Frame 1 (no input): blank canvas, image omitted
Frame 60 (the mouse pressed at the canvas centre just before this capture): blank canvas, image omitted
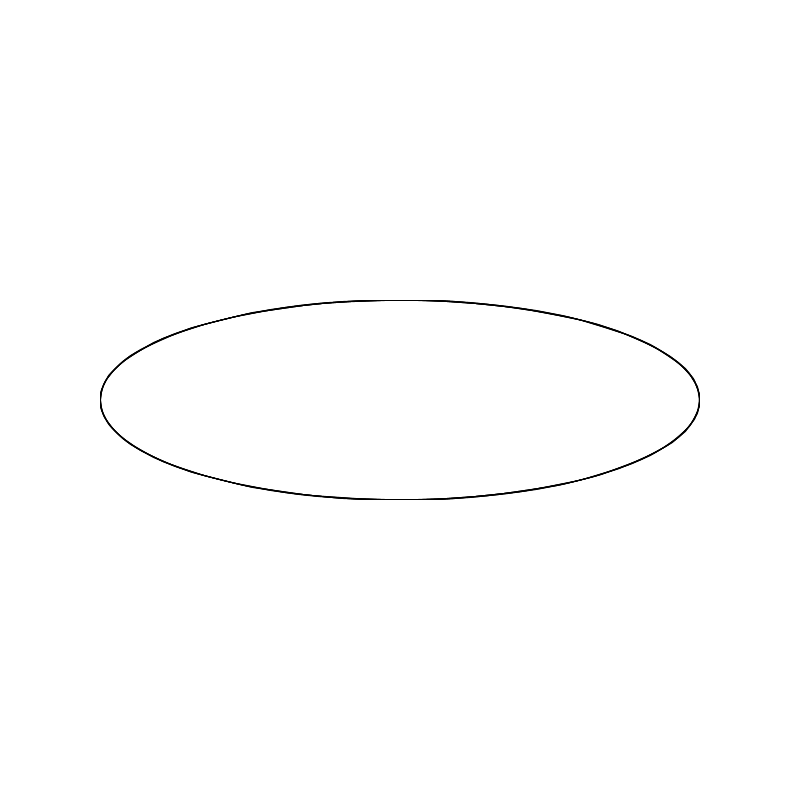
Frame 120 (the mouse held since frame 60 and released just before this capture)

The Processing sketch whose frames 1 and 60 were blank and that drew this single picture after the mouse press (run headless with seeded random() and noise(); from frame 60 on, the mouse is pressed at the canvas centre):

// Processing sketch: Spirograph
// ── Spirograph.pde
float R = width*4;
float l = 0.5;
float k = 0.3;
float t = 0;
float x, y;
int iterations = 10000;
float res = 0.1;

ArrayList<PVector> points;

void setup() {
  size(800, 800);
  points = new ArrayList<PVector>();
}

void draw() {
  background(255);

  if (pmouseX != mouseX || pmouseY != mouseY) {
    k = map(mouseX, 0, width, 0, 1);
    l = map(mouseY, 0, height, 0, 1);
    
    points.clear();
    PVector first = new PVector(1-k + l*k, 0).mult(R);
    int i;
    for (i = 1; i < iterations; i++) {
      t = i * res;
      x = R*((1-k)*cos(t) + l*k*cos((t-t*k)/k));
      y = R*((1-k)*sin(t) - l*k*sin((t-t*k)/k));
      if (abs(first.x - x) < 1 && abs(first.y - y) < 1)
        break;
      points.add(new PVector(x, y));
    }
  }

  translate(width/2, height/2);

  PVector prev = null;
  for (PVector p : points) {
    if (prev != null) line(prev.x, prev.y, p.x, p.y);
    prev = p.copy();
  }
}


//void keyPressed(){
//  if(keyCode == LEFT) l -= 0.01;
//  else if (keyCode == RIGHT) l += 0.01;
//  else if (keyCode == DOWN) k -= 0.01;
//  else if (keyCode == UP) k += 0.01;

//  l = constrain(l, 0, 1);
//  k = constrain(k, 0, 1);
//}
